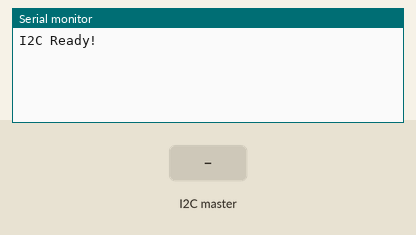
Bench run of a sketch on a simulated Arduino Uno, built with avr-gcc and run on an emulated ATmega328P. Shown: the last lines printed to the serial monitor. The test bench sets the inputs (shaded band).

Above: at 1.2 s.
1.3 s: the I2C master sends the byte 1
At 2.1 s:
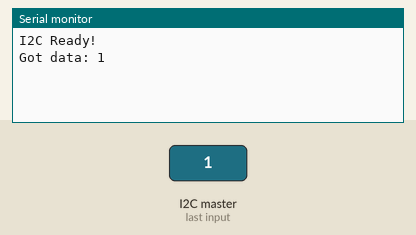
2.8 s: the I2C master sends the byte 0
At 3.2 s:
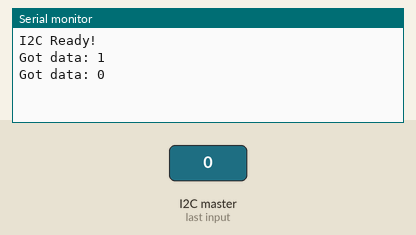

Measured:
- after the input at 1.3 s, the serial monitor: prints a new line at once (image 1)
- after the input at 2.8 s, the serial monitor: prints a new line at once (image 2)

The sketch:

i2c_block_data.ino
```cpp
// Receive block data from Raspberry Pi, send block data to Raspberry Pi
// Quelle: https://forums.raspberrypi.com/viewtopic.php?t=203286

#include <Wire.h>

#define SLAVE_ADDRESS 0x08

byte b[4] = {210, 220, 230, 240};
// data buffer
int data[9];

void receiveData(int byteCount){
  int counter = 0;
  while(Wire.available()) {
      data[counter] = Wire.read();
      counter ++;
  }
  Serial.print("Got data: ");
  for(counter=0; counter<byteCount; counter++){
    Serial.print(data[counter]);
    Serial.print(" ");
  }
  Serial.println();
}

void sendData(){
    b[3] ++;
    b[0] ++;
    Wire.write(b, 4);
    Serial.println("data sent");
}

void setup(){
  Serial.begin(115200); // start serial for output
  Wire.begin(SLAVE_ADDRESS);
  Wire.onReceive(receiveData);
  Wire.onRequest(sendData);
  Serial.println("I2C Ready!");
}

void loop(){
  //delay(1000);
}
```
